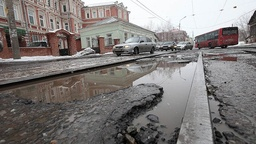
#> input picture assets/cars.jpg, 256 x 144 px, shrunk from 968 x 544 before the run
$ python task_1.py
#> lines starting #> are read from the running program, lines starting #| are printed output that depends on the picture
import numpy as np
import cv2
import time
from PIL import Image
import math


def load_image(file_path):
#> called with file_path = '../assets/cars.jpg'
    return Image.open(file_path).convert('L')
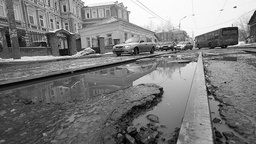
#> returned value: PIL image 256x144 L; min 0, max 255, mean 123.8


def save_image(image, file_path):
    image.save(file_path)


def sobel_filter(image, kernel_size):
    width, height = image.size

    if kernel_size == 3:
        kernel_x = np.array([[-1, 0, 1],
                             [-2, 0, 2],
                             [-1, 0, 1]])
        kernel_y = np.array([[-1, -2, -1],
                             [0, 0, 0],
                             [1, 2, 1]])
    elif kernel_size == 5:
        kernel_x = np.array([[-2, -1, 0, 1, 2],
                             [-3, -2, 0, 2, 3],
                             [-4, -3, 0, 3, 4],
                             [-3, -2, 0, 2, 3],
                             [-2, -1, 0, 1, 2]])
        kernel_y = np.array([[-2, -3, -4, -3, -2],
                             [-1, -2, -3, -2, -1],
                             [0, 0, 0, 0, 0],
                             [1, 2, 3, 2, 1],
                             [2, 3, 4, 3, 2]])
    elif kernel_size == 7:
        kernel_x = np.array([[-3, -2, -1, 0, 1, 2, 3],
                             [-4, -3, -2, 0, 2, 3, 4],
                             [-5, -4, -3, 0, 3, 4, 5],
                             [-6, -5, -4, 0, 4, 5, 6],
                             [-5, -4, -3, 0, 3, 4, 5],
                             [-4, -3, -2, 0, 2, 3, 4],
                             [-3, -2, -1, 0, 1, 2, 3]])
        kernel_y = np.array([[-3, -4, -5, -6, -5, -4, -3],
                             [-2, -3, -4, -5, -4, -3, -2],
                             [-1, -2, -3, -4, -3, -2, -1],
                             [0, 0, 0, 0, 0, 0, 0],
                             [1, 2, 3, 4, 3, 2, 1],
                             [2, 3, 4, 5, 4, 3, 2],
                             [3, 4, 5, 6, 5, 4, 3]])

    new_image = Image.new("L", (width, height))

    for y in range(((kernel_size - 1) // 2), height - ((kernel_size - 1) // 2)):
        for x in range(((kernel_size - 1) // 2), width - ((kernel_size - 1) // 2)):
            pixel_x = sum(image.getpixel((x + i, y + j)) * kernel_x[i][j] for i in
                          range(-1 * ((kernel_size - 1) // 2), ((kernel_size - 1) // 2 + 1)) for j in
                          range(-1 * ((kernel_size - 1) // 2), ((kernel_size - 1) // 2 + 1)))
            pixel_y = sum(image.getpixel((x + i, y + j)) * kernel_y[i][j] for i in
                          range(-1 * ((kernel_size - 1) // 2), ((kernel_size - 1) // 2 + 1)) for j in
                          range(-1 * ((kernel_size - 1) // 2), ((kernel_size - 1) // 2 + 1)))
            gradient_magnitude = int(math.sqrt(pixel_x ** 2 + pixel_y ** 2))
            new_image.putpixel((x, y), gradient_magnitude)

    return new_image


def main():
    input_image = load_image("../assets/cars.jpg")

    kernel_sizes = [3, 5, 7]
    for kernel_size in kernel_sizes:
        start_time = time.time()
        sobel_result = sobel_filter(input_image, kernel_size)
        end_time = time.time()
        print(f"Kernel size {kernel_size}x{kernel_size}: {end_time - start_time:.5f} seconds")

        save_image(sobel_result, f"./task_1_result/cars_sobel_{kernel_size}x{kernel_size}.jpg")
#> this loop made 3 passes
#> pass 1, in main, `sobel_result = sobel_filter(input_image, kernel_size)`:
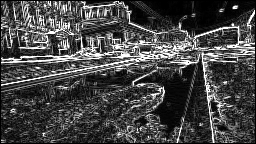
#> sobel_result: PIL image 256x144 L; min 0, max 255, mean 70.2
#> pass 2, in main, `sobel_result = sobel_filter(input_image, kernel_size)`:
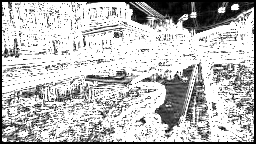
#> sobel_result: PIL image 256x144 L; min 0, max 255, mean 188.3
#> pass 3, in main, `sobel_result = sobel_filter(input_image, kernel_size)`:
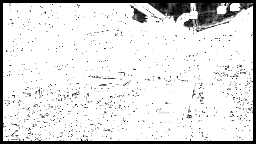
#> sobel_result: PIL image 256x144 L; min 0, max 255, mean 224.9


if __name__ == "__main__":
    main()

$ run again, with assets/1000_F_532804846_aW0Agk6JM4KOiz4cZFTw7ALx7z8bsOUQ.jpg copied over assets/cars.jpg
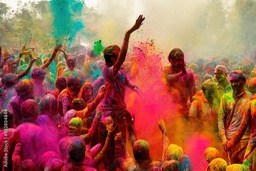
#> input picture assets/1000_F_532804846_aW0Agk6JM4KOiz4cZFTw7ALx7z8bsOUQ.jpg, 256 x 171 px, shrunk from 1000 x 667 before the run
#> in load_image, `return Image.open(file_path).convert('L')`:
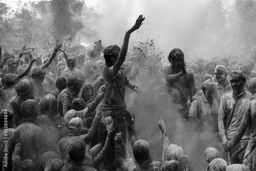
#> returned value: PIL image 256x171 L; min 0, max 254, mean 115.5
#> the loop in main, `for kernel_size in kernel_sizes:` made 3 passes
#> pass 3, in main, `sobel_result = sobel_filter(input_image, kernel_size)`:
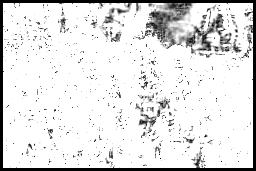
#> sobel_result: PIL image 256x171 L; min 0, max 255, mean 225.3

$ run again, with assets/HD-wallpaper-great-colorful-nature-landscape-forest-mountains-colors-clouds-lake.jpg copied over assets/cars.jpg
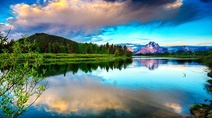
#> input picture assets/HD-wallpaper-great-colorful-nature-landscape-forest-mountains-colors-clouds-lake.jpg, 212 x 118 px, shrunk from 800 x 445 before the run
#> in load_image, `return Image.open(file_path).convert('L')`:
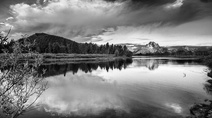
#> returned value: PIL image 212x118 L; min 1, max 252, mean 125.6
#> the loop in main, `for kernel_size in kernel_sizes:` made 3 passes
#> pass 3, in main, `sobel_result = sobel_filter(input_image, kernel_size)`:
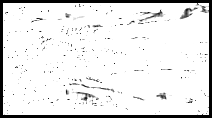
#> sobel_result: PIL image 212x118 L; min 0, max 255, mean 230.2

$ run again, with assets/HD-wallpaper-night-cityscape-city-urban-landscape-lights-skyscrapers.jpg copied over assets/cars.jpg
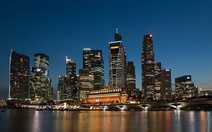
#> input picture assets/HD-wallpaper-night-cityscape-city-urban-landscape-lights-skyscrapers.jpg, 212 x 132 px, shrunk from 800 x 500 before the run
#> in load_image, `return Image.open(file_path).convert('L')`:
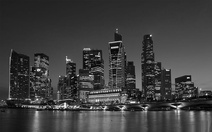
#> returned value: PIL image 212x132 L; min 0, max 254, mean 63.2
#> the loop in main, `for kernel_size in kernel_sizes:` made 3 passes
#> pass 3, in main, `sobel_result = sobel_filter(input_image, kernel_size)`:
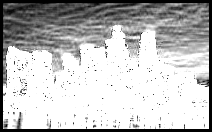
#> sobel_result: PIL image 212x132 L; min 0, max 255, mean 187.3
